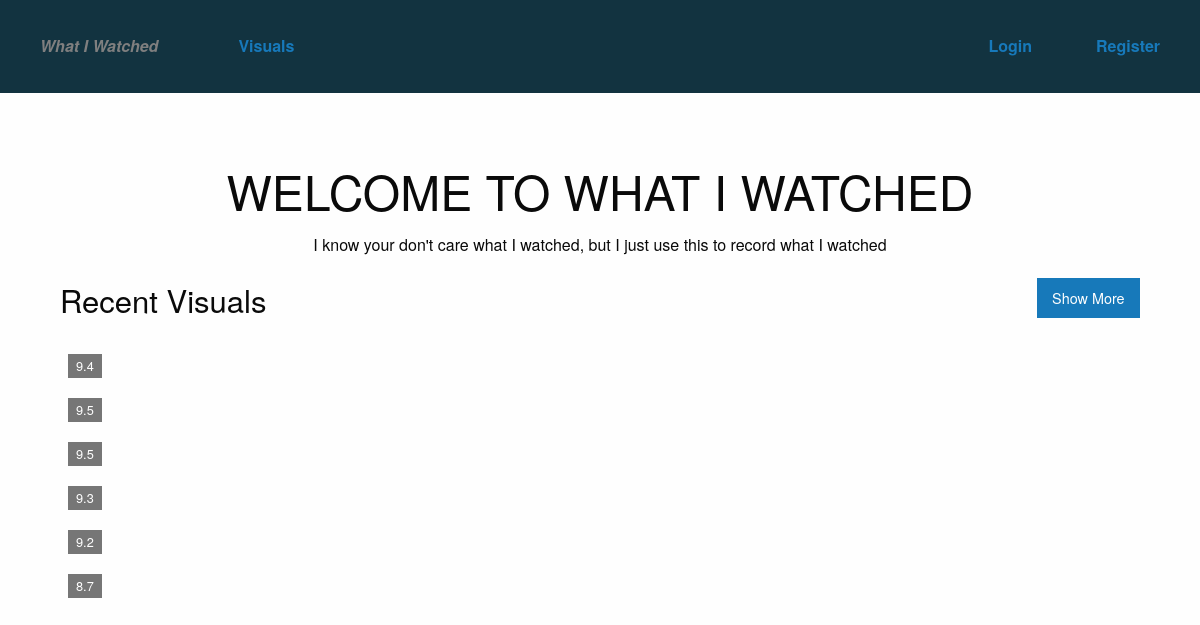
/, run on an earlier commit of the app's database.
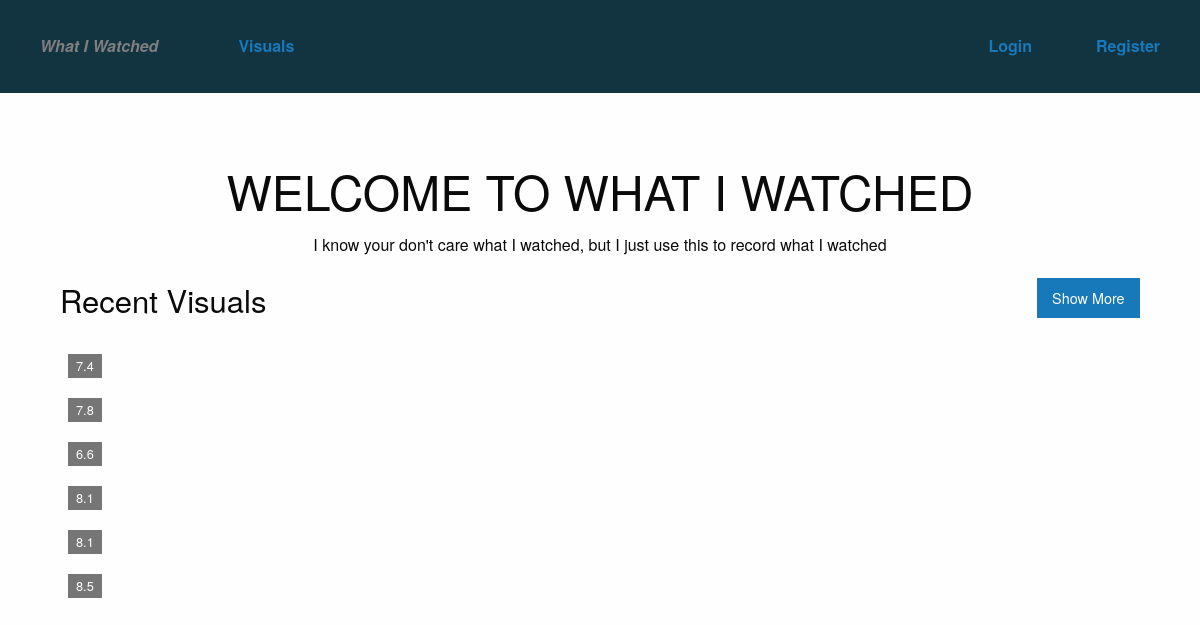
And on a later commit of the database.
### visual/models.py (models this page shows, shortened)
class Visual(models.Model):
    title = models.CharField(max_length=60, blank=True)
    watched = models.BooleanField(default=True)
    douban_id = models.CharField(max_length=60, unique=True)
    imdb_id = models.CharField(max_length=60, blank=True)
    date_watched = models.DateTimeField(auto_now_add = True)
    date_updated = models.DateTimeField(auto_now = True)
    original_title = models.CharField(max_length=60, blank=True)
    year = models.IntegerField(blank=True, default=0)
    rating = models.FloatField(blank=True, default=0.0)
    images = models.TextField(blank=True)
    summary = models.TextField(blank=True)
    visual_type = models.ManyToManyField(Type, blank=True)
    favorite = models.ManyToManyField(User, blank=True)
    class Meta:
        ordering = ['-rating']

### home/views.py (the view)
# urls.py: url(r'^$', 'visual.views.home', name='home'),
def home(request):
    visuals = Visual.objects.order_by('-date_updated')[:6]
    return render(request, 'common/home.html', {'visuals' : visuals})

### templates/common/home.html
{% extends "common/base.html" %}
{% block content %}
<section id="title" class="section">
    <div class="row float-center text-center">
        <h1 class="welcome">Welcome to What I watched</h1>
        <p>I know your don't care what I watched, but I just use this to record what I watched</p>
    </div>
</section>
<section id="visuals" class="section">
    <div class="row clearfix">
        <h3 class="float-left">Recent Visuals</h3>
        <a class="button float-right" href="{% url 'visual:home' %}">Show More</a>
    </div>
    {% include "visual/visual_list.html" with visuals=visuals %}
</section>
{% endblock %}

### templates/visual/visual_list.html (shortened to what this page needs)
<div class="row visuals">
    {% for visual in visuals %}
    <div class="columns large-2 medium-4 small-6 visual-wrapper">
        <a href="{% url 'visual:detail' visual.id %}">
        <div class="visual success">
            <div class="visual-content">
            </div>
            <div class="rating label secondary">
                {{ visual.rating }}
            </div>
        </div>
        </a>
    </div>
    {% endfor %}
</div>

What changed in the data, as far as the page shows it:
no longer on this page (row edited): Visual: rating "9.4"
no longer on this page (row edited): Visual: rating "9.5"
no longer on this page (row edited): Visual: rating "9.5"
no longer on this page (row edited): Visual: rating "9.3"
no longer on this page (row edited): Visual: rating "9.2"
no longer on this page (row edited): Visual: rating "8.7"
now on this page (row edited): Visual: rating "7.4"
now on this page (row edited): Visual: rating "7.8"
now on this page (row edited): Visual: rating "6.6"
now on this page (row edited): Visual: rating "8.1"
now on this page (row edited): Visual: rating "8.1"
now on this page (row edited): Visual: rating "8.5"
